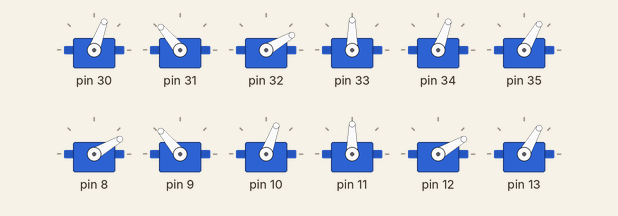
The sketch below on a simulated Arduino Mega 2560, built with avr-gcc and run on an emulated ATmega2560. On the bench: 12 × servo.

Above: at 0.95 s.
At 1.1 s:
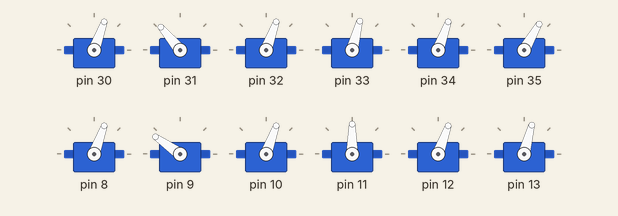
At 1.25 s:
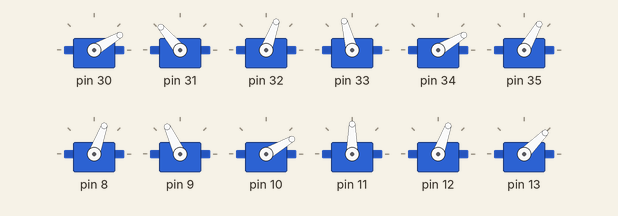
At 1.4 s:
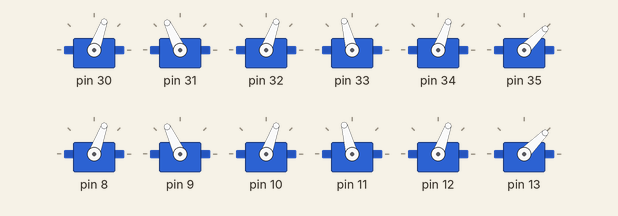
At 1.55 s:
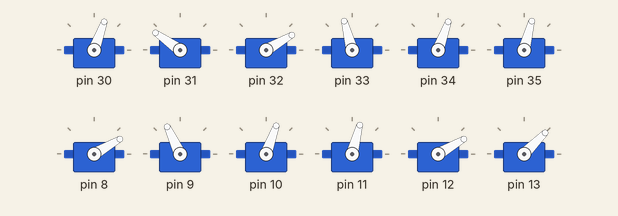
Timing chart, 0 to 3.9 s (numbered marks = the images above):
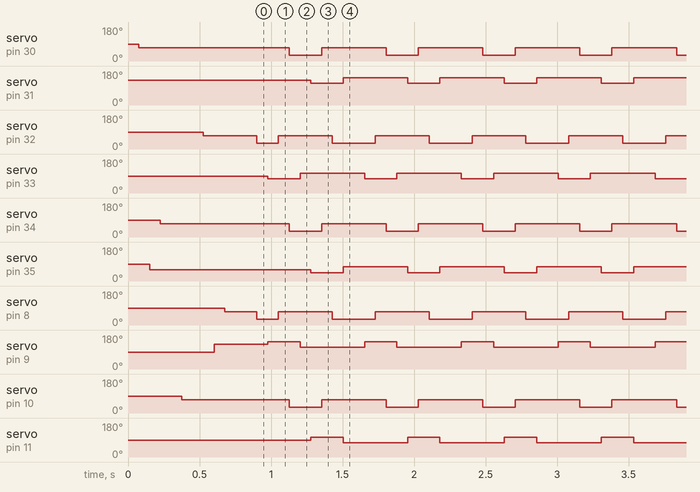

The sketch:

bot.ino
```cpp
#include <Servo.h>
/* PIN LAYOUT
   LEG            ELBOW PIN       SHOULDER PIN
   -------------------------------------------
   1              30              31
   2              32              33
   3              34              35
   4               8               9
   5              10              11
   6              12              13
*/
Servo shoulders[6];
Servo elbows[6];

int shoulder_pos[6][3];

int even_legs[3];
int odd_legs[3];

const int forward=0;
const int neutral=1;
const int rear=2;

const int up=30;
const int down=70;
const int in=90;
const int out=20;


void register_servos() {
  // Hook up all the legs to their appropriate pins and set movement ranges.
  even_legs[0] = 0;
  even_legs[1] = 2;
  even_legs[2] = 4;

  odd_legs[0] = 1;
  odd_legs[1] = 3;
  odd_legs[2] = 5;

  elbows[0].attach(30);
  shoulders[0].attach(31);
  shoulder_pos[0][forward] = 115;
  shoulder_pos[0][neutral] = 130;
  shoulder_pos[0][rear] = 145;

  elbows[1].attach(32);
  shoulders[1].attach(33);
  shoulder_pos[1][forward] = 75;
  shoulder_pos[1][neutral] = 90;
  shoulder_pos[1][rear] = 105;

  elbows[2].attach(34);
  shoulders[2].attach(35);
  shoulder_pos[2][forward] = 45;
  shoulder_pos[2][neutral] = 60;
  shoulder_pos[2][rear] = 75;

  elbows[3].attach(8);
  shoulders[3].attach(9);
  shoulder_pos[3][forward] = 145;
  shoulder_pos[3][neutral] = 130;
  shoulder_pos[3][rear] = 115;

  elbows[4].attach(10);
  shoulders[4].attach(11);
  shoulder_pos[4][forward] = 105;
  shoulder_pos[4][neutral] = 90;
  shoulder_pos[4][rear] = 75;

  elbows[5].attach(12);
  shoulders[5].attach(13);
  shoulder_pos[5][forward] = 75;
  shoulder_pos[5][neutral] = 60;
  shoulder_pos[5][rear] = 45;
}

void move_legs_forward(int legs[]){
  for (int i=0; i<3; i+=1){
   shoulders[legs[i]].write(shoulder_pos[legs[i]][forward]);
  }
  delay(75);
}

void move_legs_up(int legs[]){
  for (int i=0; i<3; i+=1){
   elbows[legs[i]].write(up);
  }
  delay(75);
}

void move_legs_down(int legs[]){
  for (int i=0; i<3; i+=1){
   elbows[legs[i]].write(down);
  }
  delay(75);
}

void move_legs_backward(int legs[]){
  for (int i=0; i<3; i+=1){
   shoulders[legs[i]].write(shoulder_pos[legs[i]][rear]);
  }
  delay(75);
}

void move_legs_in(int legs[]){
  for (int i=0; i<3; i+=1){
    elbows[legs[i]].write(in);
  }
  delay(200);
}

void move_legs_out(int legs[]){
  for (int i=0; i<3; i+=1){
    elbows[legs[i]].write(in);
  }
  delay(200);
}

void leg_move_neutral(int leg){
  shoulders[leg].write(shoulder_pos[leg][neutral]);
  delay(75);

  elbows[leg].write(down);
  delay(75);
}

void move_legs_neutral(int legs[]){
  for (int i=0; i<3; i+=1){
   leg_move_neutral(legs[i]);
  }
}

// Walk forward
void walk_forward() {
  move_legs_up(odd_legs);
  move_legs_forward(odd_legs);
  move_legs_down(odd_legs);

  move_legs_up(even_legs);
  move_legs_backward(odd_legs);
  move_legs_forward(even_legs);

  move_legs_down(even_legs);
  move_legs_up(odd_legs);
  move_legs_backward(even_legs);
}

void init_position() {
  // Elbows should be moved to position 55
  // Shoulders should be moved to position 90
  move_legs_neutral(even_legs);
  move_legs_neutral(odd_legs);
}

void setup() {
  // Put setup code here. This only runs once.
  register_servos();
  init_position();
}

void loop() {
  // Put main code here; this loops continuously.
  walk_forward();
}
```

Measured:
- by itself, servo on pin 30, servo on pin 34, servo on pin 10: repeats every 0.68 s: 30° 0.23 s, 70° 0.45 s
- by itself, servo on pin 31: alternates 145° for 0.45 s and 115° for 0.23 s
- by itself, servo on pin 32: goes 70° 0.38 s, 30° 0.15 s, 57 × (70° 0.38 s, 30° 0.30 s), then 70°
- by itself, servo on pin 33: alternates 105° for 0.45 s and 75° for 0.23 s
- by itself, servo on pin 35: repeats every 0.68 s: 45° 0.23 s, 75° 0.45 s
- by itself, servo on pin 8: goes 70° 0.23 s, 30° 0.15 s, 57 × (70° 0.38 s, 30° 0.30 s), then 70°
- by itself, servo on pin 9: repeats every 0.68 s: 145° 0.23 s, 115° 0.45 s
- by itself, servo on pin 11: alternates 105° for 0.23 s and 75° for 0.45 s
